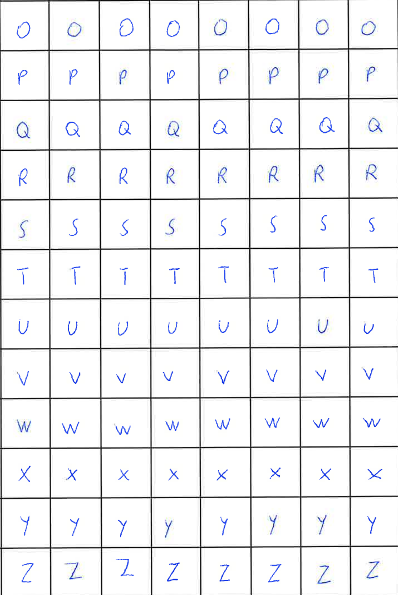
#> input picture letters2.png, 398 x 595 px
$ python Buchstaben_extrahieren.py
#> lines starting #> are read from the running program, lines starting #| are printed output that depends on the picture
import cv2
import numpy as np
import os

#User parameters
output_folder="letters"
image = cv2.imread("letters2.png")
#> image is the input picture: shape (595, 398, 3); mean B, G, R 241.8, 240, 239.5
number_rows=12
number_cols=8
margin=12 #Rand der weggeschnitten wird bei den einzelnen Buchstaben

gray = cv2.cvtColor(image, cv2.COLOR_BGR2GRAY)
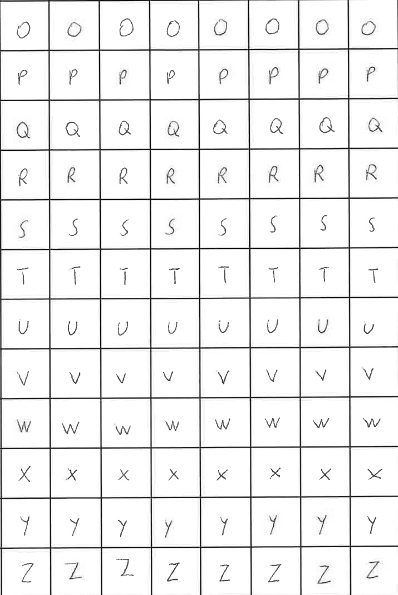
#> gray: shape (595, 398); min 0, max 255, mean 240.1

height, width, channels = image.shape
#> height = 595; width = 398; channels = 3
print(height)
#| 595
print(width)
#| 398

letter_width=width//number_cols
#> letter_width = 49
letter_height=height//number_rows
#> letter_height = 49

print(letter_width)
#| 49
print(letter_height)
#| 49

if not os.path.exists(output_folder):
        os.makedirs(output_folder)

for i in range(0,number_rows):
    for j in range(0,number_cols):
        x=j*letter_width
        y=i*letter_height
        if i==11:
             margin=4

        letter_img=gray[y+margin:y+letter_height-margin,x+margin:x+letter_width-margin]
        #if i==6 and j==8:
        #    cv2.imshow('letter_img', letter_img)
        # i in buchstaben umwandeln
        letter = chr(ord('A') + i+14)
        if not os.path.exists(output_folder+'/'+letter):
            os.makedirs(output_folder+'/'+letter)
        cv2.imwrite(output_folder+'/'+letter+"/"+str(j)+'.png', letter_img)
#> this loop made 12 passes
#> pass 1, `cv2.imwrite(output_folder+'/'+letter+"/"+str(j)+'.png', letter_img)`:
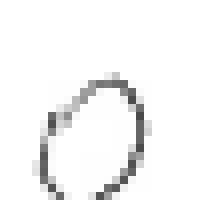
#> saved as 0.png: shape (25, 25) (shown 8 times larger); min 74, max 255, mean 244.3
#> pass 1, `cv2.imwrite(output_folder+'/'+letter+"/"+str(j)+'.png', letter_img)`:
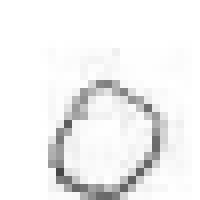
#> saved as 1.png: shape (25, 25) (shown 8 times larger); min 70, max 255, mean 241.3
#> pass 1, `cv2.imwrite(output_folder+'/'+letter+"/"+str(j)+'.png', letter_img)`:
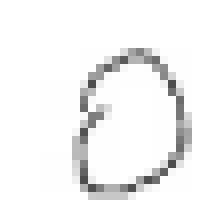
#> saved as 2.png: shape (25, 25) (shown 8 times larger); min 77, max 255, mean 241.2
#> pass 1, `cv2.imwrite(output_folder+'/'+letter+"/"+str(j)+'.png', letter_img)`:
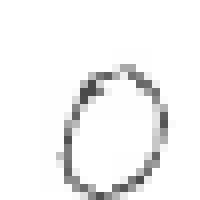
#> saved as 3.png: shape (25, 25) (shown 8 times larger); min 74, max 255, mean 242.8


#cv2.imshow('BuchstabenRaster', gray)
cv2.waitKey(0)
cv2.destroyAllWindows()
